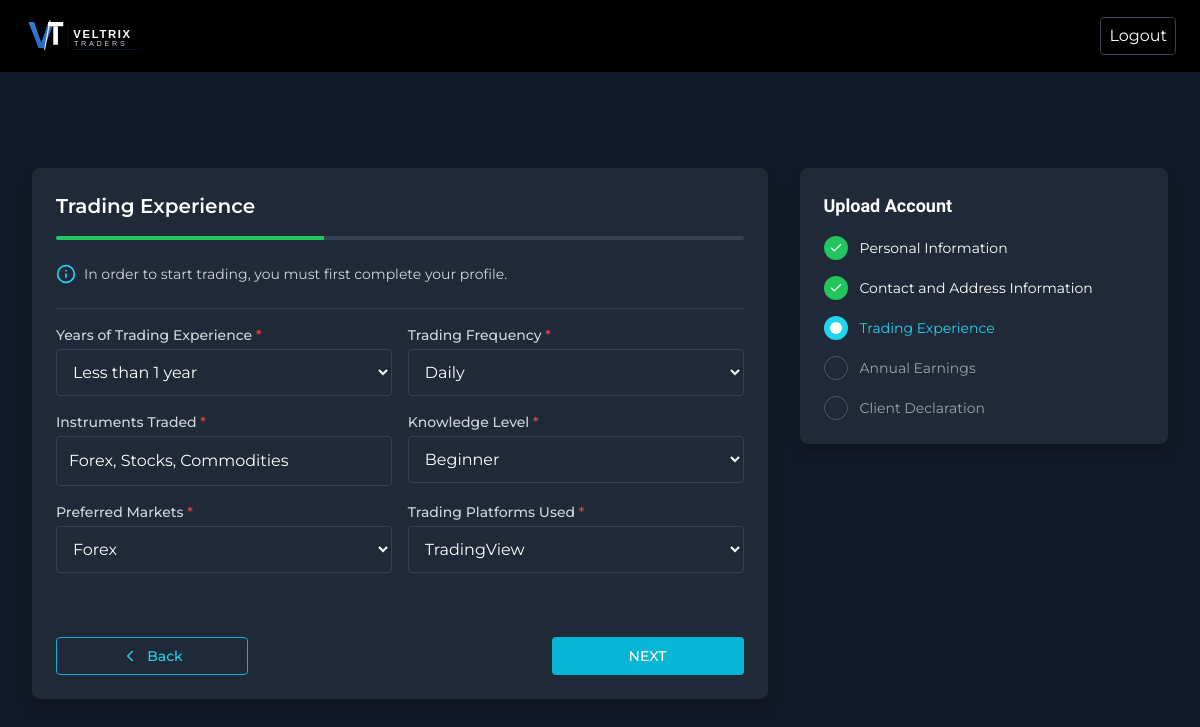
/setup-experience/ (signed in), run on the app's committed database.
### VeltrixApp/models.py (models this page shows, shortened)
class User(AbstractUser):
    title = models.CharField(max_length=10, blank=True, null=True)
    phone = models.CharField(max_length=20, blank=True, null=True)
    date_of_birth = models.DateField(blank=True, null=True)
    house_no = models.CharField(max_length=50, blank=True, null=True)
    address = models.TextField(blank=True, null=True)
    city = models.CharField(max_length=100, blank=True, null=True)
    province = models.CharField(max_length=100, blank=True, null=True)
    zip_code = models.CharField(max_length=20, blank=True, null=True)
    country = models.CharField(max_length=100, blank=True, null=True)
    profile_image = models.ImageField(upload_to='profiles/', blank=True, null=True)
    referral_code = models.CharField(max_length=20, unique=True, blank=True, null=True)
    referred_by = models.ForeignKey('self', on_delete=models.SET_NULL, blank=True, null=True, related_name='referrals')
    email_verified = models.BooleanField(default=False)
    two_factor_enabled = models.BooleanField(default=False)
    two_factor_secret = models.CharField(max_length=255, blank=True, null=True)
    is_kyc_verified = models.BooleanField(default=False)
    email_deposit = models.BooleanField(default=True)
    email_withdrawal = models.BooleanField(default=True)
    email_trade = models.BooleanField(default=True)
    email_account_update = models.BooleanField(default=True)
    push_deposit = models.BooleanField(default=True)
    push_withdrawal = models.BooleanField(default=True)
    push_trade = models.BooleanField(default=True)
    document_type = models.CharField(max_length=20, blank=True, null=True)
    document_number = models.CharField(max_length=100, blank=True, null=True)
    document_expiry = models.DateField(blank=True, null=True)
    document_front = models.ImageField(upload_to='kyc/', blank=True, null=True)
    document_back = models.ImageField(upload_to='kyc/', blank=True, null=True)
    yrs_experience = models.CharField(max_length=50, blank=True, null=True)
    trading_frequency = models.CharField(max_length=50, blank=True, null=True)
    instrument_traded = models.TextField(blank=True, null=True)
    knowledge_level = models.CharField(max_length=50, blank=True, null=True)
    preferred_market = models.CharField(max_length=100, blank=True, null=True)
    trading_platform = models.CharField(max_length=100, blank=True, null=True)
    annual_income = models.CharField(max_length=50, blank=True, null=True)
    source_of_income = models.CharField(max_length=100, blank=True, null=True)
    tax_residence = models.CharField(max_length=100, blank=True, null=True)
    balance = models.DecimalField(max_digits=20, decimal_places=2, default=0)
    bonus_balance = models.DecimalField(max_digits=20, decimal_places=2, default=0)
    total_deposit = models.DecimalField(max_digits=20, decimal_places=2, default=0)
    total_withdrawal = models.DecimalField(max_digits=20, decimal_places=2, default=0)
    total_commission = models.DecimalField(max_digits=20, decimal_places=2, default=0)
    loyalty_status = models.CharField(max_length=50, default='Bronze')
    loyalty_tier_color = models.CharField(max_length=20, blank=True, null=True)
    loyalty_benefits = models.TextField(blank=True, null=True)
    loyalty_updated_at = models.DateTimeField(auto_now=True)
    last_login_ip = models.GenericIPAddressField(blank=True, null=True)
    created_at = models.DateTimeField(auto_now_add=True)
    updated_at = models.DateTimeField(auto_now=True)

### VeltrixApp/views.py (the view)
# urls.py: path('setup-experience/', views.setup_experience, name='setup_experience'),
@login_required
def setup_experience(request):
    if request.method == 'POST':
        form = SetupExperienceForm(request.POST, instance=request.user)
        if form.is_valid():
            form.save()
            messages.success(request, 'Trading experience saved!')
            return redirect('setup_earnings')
    else:
        form = SetupExperienceForm(instance=request.user)
    return render(request, 'setup-experience.html', {'form': form})

### VeltrixApp/forms.py
class SetupExperienceForm(forms.ModelForm):
    class Meta:
        model = User
        fields = ['yrs_experience', 'trading_frequency', 'instrument_traded', 'knowledge_level', 'preferred_market', 'trading_platform']

### VeltrixApp/templates/setup-experience.html (shortened to what this page needs)
{% extends "user/includes/setup-header.html" %}
{% load static %}
{% block content %}
<div class="max-w-7xl mx-auto px-4 py-8">
    <form action="{% url 'setup_experience' %}" method="POST">
        <div class="max-w-7xl mx-auto flex flex-col md:flex-row px-4 py-8 gap-8">
            <div class="w-full md:w-2/3 bg-gray-800 rounded-lg p-6 shadow-lg">
                <div style="opacity: 1; transform: none">
                    <h2 class="text-white text-xl font-semibold mb-2">
                        Trading Experience
                    </h2>
                </div>
                <div class="w-full bg-gray-700 h-1 mt-4 mb-6 rounded-full overflow-hidden">
                    <div class="h-full bg-green-500 transition-all duration-700 ease-in-out" style="width: 39%"></div>
                </div>
                <div class="flex items-center mb-6 text-cyan-400">
                    <svg xmlns="http://www.w3.org/2000/svg" width="20" height="20" viewBox="0 0 24 24" fill="none" stroke="currentColor" stroke-width="2" stroke-linecap="round" stroke-linejoin="round" class="lucide lucide-info">
                        <circle cx="12" cy="12" r="10"></circle>
                        <path d="M12 16v-4"></path>
                        <path d="M12 8h.01"></path>
                    </svg>
                    <span class="ml-2 text-sm text-gray-300">
                        In order to start trading, you must first complete your profile.
                    </span>
                </div>
                <div class="border-t border-gray-700 py-4">
                    <div style="opacity: 1; transform: none">
                        <div class="mb-4 md:flex md:flex-row md:gap-4">
                            <div class="mb-4 md:mb-0 md:w-1/2">
                                <label class="block text-sm font-medium text-gray-300 mb-1">
                                    Years of Trading Experience <span class="text-red-500">*</span>
                                </label>
                                <div class="relative">
                                    <select name="yrs_experience" class="w-full p-3 bg-gray-800 text-white border {% if form.yrs_experience.errors %}border-red-500{% else %}border-gray-700{% endif %} rounded focus:ring-2 focus:ring-blue-500 focus:border-blue-500" required>
                                        <option value="Less than 1 year" {% if form.yrs_experience.value == 'Less than 1 year' %}selected{% endif %}>Less than 1 year</option>
                                    </select>
                                </div>
                            </div>
                            <div class="md:w-1/2">
                                <label class="block text-sm font-medium text-gray-300 mb-1">
                                    Trading Frequency <span class="text-red-500">*</span>
                                </label>
                                <div class="relative">
                                    <select name="trading_frequency" class="w-full p-3 bg-gray-800 text-white border {% if form.trading_frequency.errors %}border-red-500{% else %}border-gray-700{% endif %} rounded focus:ring-2 focus:ring-blue-500 focus:border-blue-500" required>
                                        <option value="Daily" {% if form.trading_frequency.value == 'Daily' %}selected{% endif %}>Daily</option>
                                    </select>
                                </div>
                            </div>
                        </div>
                    </div>
                    <div style="opacity: 1; transform: none">
                        <div class="mb-4 md:flex md:flex-row md:gap-4">
                            <div class="mb-4 md:mb-0 md:w-1/2">
                                <label class="block text-sm font-medium text-gray-300 mb-1">
                                    Instruments Traded <span class="text-red-500">*</span>
                                </label>
                                <input type="text" name="instrument_traded" value="{{ form.instrument_traded.value|default:'Forex, Stocks, Commodities' }}"
                                       class="w-full p-3 bg-gray-800 text-white border {% if form.instrument_traded.errors %}border-red-500{% else %}border-gray-700{% endif %} rounded focus:ring-2 focus:ring-blue-500 focus:border-blue-500"
                                       placeholder="Enter Instruments Traded" required />
                            </div>
                            <div class="md:w-1/2">
                                <label class="block text-sm font-medium text-gray-300 mb-1">
                                    Knowledge Level <span class="text-red-500">*</span>
                                </label>
                                <div class="relative">
                                    <select name="knowledge_level" class="w-full p-3 bg-gray-800 text-white border {% if form.knowledge_level.errors %}border-red-500{% else %}border-gray-700{% endif %} rounded focus:ring-2 focus:ring-blue-500 focus:border-blue-500" required>
                                        <option value="Beginner" {% if form.knowledge_level.value == 'Beginner' %}selected{% endif %}>Beginner</option>
                                    </select>
                                </div>
                            </div>
                        </div>
                    </div>
                    <div style="opacity: 1; transform: none">
                        <div class="mb-4 md:flex md:flex-row md:gap-4">
                            <div class="mb-4 md:mb-0 md:w-1/2">
                                <label class="block text-sm font-medium text-gray-300 mb-1">
                                    Preferred Markets <span class="text-red-500">*</span>
                                </label>
                                <div class="relative">
                                    <select name="preferred_market" class="w-full p-3 bg-gray-800 text-white border {% if form.preferred_market.errors %}border-red-500{% else %}border-gray-700{% endif %} rounded focus:ring-2 focus:ring-blue-500 focus:border-blue-500" required>
                                        <option value="Forex" {% if form.preferred_market.value == 'Forex' %}selected{% endif %}>Forex</option>
                                    </select>
                                </div>
                            </div>
                            <div class="md:w-1/2">
                                <label class="block text-sm font-medium text-gray-300 mb-1">
                                    Trading Platforms Used <span class="text-red-500">*</span>
                                </label>
                                <div class="relative">
                                    <select name="trading_platform" class="w-full p-3 bg-gray-800 text-white border {% if form.trading_platform.errors %}border-red-500{% else %}border-gray-700{% endif %} rounded focus:ring-2 focus:ring-blue-500 focus:border-blue-500" required>
                                        <option value="TradingView" {% if form.trading_platform.value == 'TradingView' %}selected{% endif %}>TradingView</option>
                                    </select>
                                </div>
                            </div>
                        </div>
                    </div>
                </div>
                <div class="flex justify-between mt-8">
                    <a href="{% url 'setup_contact' %}" class="flex items-center justify-center px-4 py-2 font-medium text-sm bg-transparent border border-cyan-500 text-cyan-400 rounded w-48 hover:bg-cyan-900 hover:bg-opacity-20 transition-colors">
                        <svg xmlns="http://www.w3.org/2000/svg" width="18" height="18" viewBox="0 0 24 24" fill="none" stroke="currentColor" stroke-width="2" stroke-linecap="round" stroke-linejoin="round" class="lucide lucide-chevron-left">
                            <path d="m15 18-6-6 6-6"></path>
                        </svg>
                        <span class="ml-2">Back</span>
                    </a>
                    <button type="submit" class="ml-auto px-4 py-2 font-medium text-sm bg-cyan-500 text-white rounded w-48 transition-all hover:bg-cyan-600">
                        NEXT
                    </button>
                </div>
            </div>
            <div class="w-full md:w-1/3 bg-gray-800 rounded-lg p-6 shadow-lg h-min">
                <h3 class="text-white text-lg font-semibold mb-4">
                    Upload Account
                </h3>
                <ul class="space-y-4">
                    <li class="flex items-center">
                        <div class="w-6 h-6 rounded-full flex items-center justify-center mr-3 bg-green-500">
                            <svg xmlns="http://www.w3.org/2000/svg" width="14" height="14" viewBox="0 0 24 24" fill="none" stroke="currentColor" stroke-width="2" stroke-linecap="round" stroke-linejoin="round" class="lucide lucide-check text-white">
                                <path d="M20 6 9 17l-5-5"></path>
                            </svg>
                        </div>
                        <span class="text-sm text-white">Personal Information</span>
                    </li>
                    <li class="flex items-center">
                        <div class="w-6 h-6 rounded-full flex items-center justify-center mr-3 bg-green-500">
                            <svg xmlns="http://www.w3.org/2000/svg" width="14" height="14" viewBox="0 0 24 24" fill="none" stroke="currentColor" stroke-width="2" stroke-linecap="round" stroke-linejoin="round" class="lucide lucide-check text-white">
                                <path d="M20 6 9 17l-5-5"></path>
                            </svg>
                        </div>
                        <span class="text-sm text-white">Contact and Address Information</span>
                    </li>
                    <li class="flex items-center">
                        <div class="w-6 h-6 rounded-full flex items-center justify-center mr-3 bg-cyan-400">
                            <div class="animate-pulse w-3 h-3 bg-white rounded-full"></div>
                        </div>
                        <span class="text-sm text-cyan-400">Trading Experience</span>
                    </li>
                    <li class="flex items-center">
                        <div class="w-6 h-6 rounded-full flex items-center justify-center mr-3 border border-gray-600"></div>
                        <span class="text-sm text-gray-400">Annual Earnings</span>
                    </li>
                    <li class="flex items-center">
                        <div class="w-6 h-6 rounded-full flex items-center justify-center mr-3 border border-gray-600"></div>
                        <span class="text-sm text-gray-400">Client Declaration</span>
                    </li>
                </ul>
            </div>
        </div>
    </form>
</div>
{% endblock %}

### data on the page
User: yrs_experience "Less than 1 year", trading_frequency "Daily", instrument_traded "Forex, Stocks, Commodities", knowledge_level "Beginner", preferred_market "Forex", trading_platform "TradingView"
